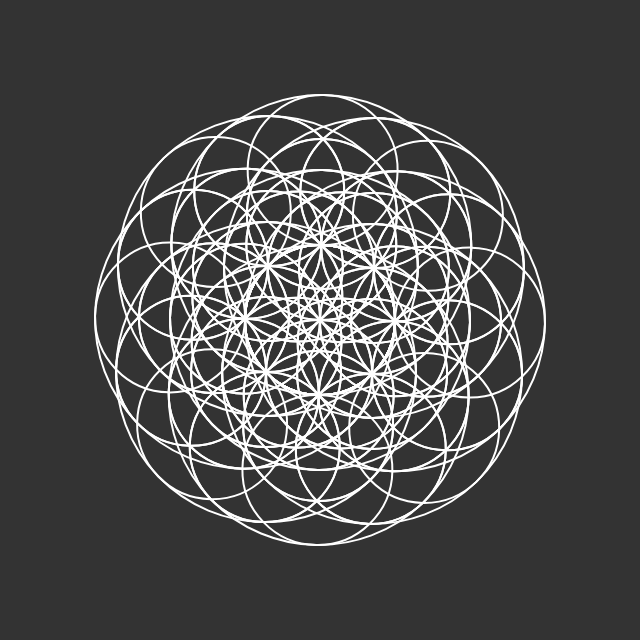
Frame 1 (no input)
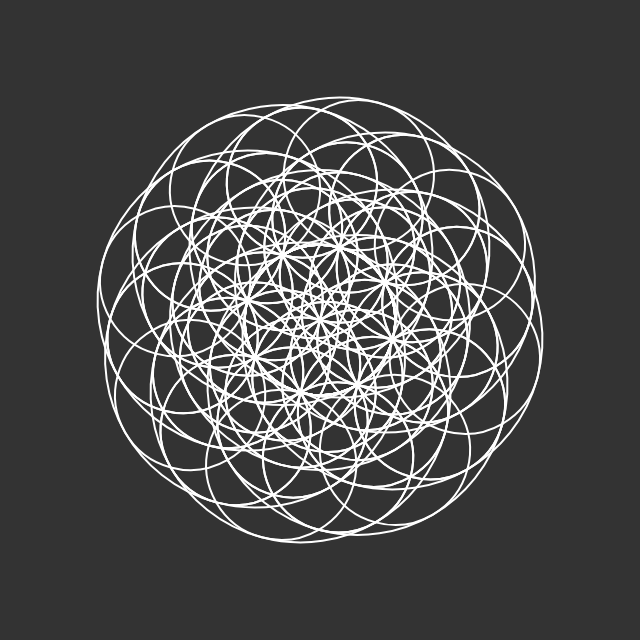
Frame 60 (no input)
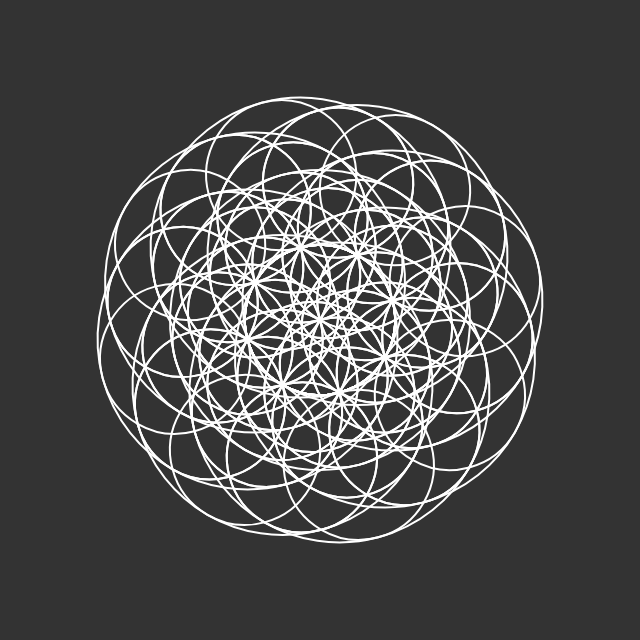
Frame 120 (the mouse pressed at the canvas centre since frame 60)

The p5.js sketch that drew these frames (run headless with seeded random() and noise() and a simulated clock; from frame 60 on, the mouse is pressed at the canvas centre):

// p5.js sketch
// ── sketch.js
function setup() 
{
    createCanvas(640, 640);
    background(51);
    stroke(255);
    strokeWeight(2);
    noFill();
    theta = 1;
    //noLoop();
}

function Circular(gen)
{
    ellipse(0, 0, 150, 150);
    ellipse(0, 0, 300, 300);
    
    ellipse(75, 0, 150, 150);
    ellipse(0, 75, 150, 150);
    ellipse(0, -75, 150, 150);
    ellipse(-75, 0, 150, 150);

    
    ellipse(cos(radians(45 ))*75, sin(radians( 45))*75, 150, 150);
    ellipse(cos(radians(135))*75, sin(radians(135))*75, 150, 150);
    ellipse(cos(radians(225))*75, sin(radians(225))*75, 150, 150);
    ellipse(cos(radians(315))*75, sin(radians(315))*75, 150, 150);

    if(gen > 2) return;
    
    push();
    translate(75, 0);
    Circular(gen+1);
    pop();
    push();
    translate(0, 75);
    Circular(gen+1);
    pop();
    push();
    translate(-75, 0);
    Circular(gen+1);
    pop();
    push();
    translate(0, -75);
    Circular(gen+1);
    pop();
    
    push();
    translate(cos(radians(45))*75, sin(radians(45))*75);
    Circular(gen+1);
    pop();
    push();
    translate(cos(radians(135))*75, sin(radians(135))*75);
    Circular(gen+1);
    pop();
    push();
    translate(cos(radians(225))*75, sin(radians(225))*75);
    Circular(gen+1);
    pop();
    push();
    translate(cos(radians(315))*75, sin(radians(315))*75);
    Circular(gen+1);
    pop();
    
}



function draw() 
{
    background(51);
    translate(width/2, height/2);
    rotate( radians(theta++) );
    
    Circular(2);
    
    
    //noLoop();
}
